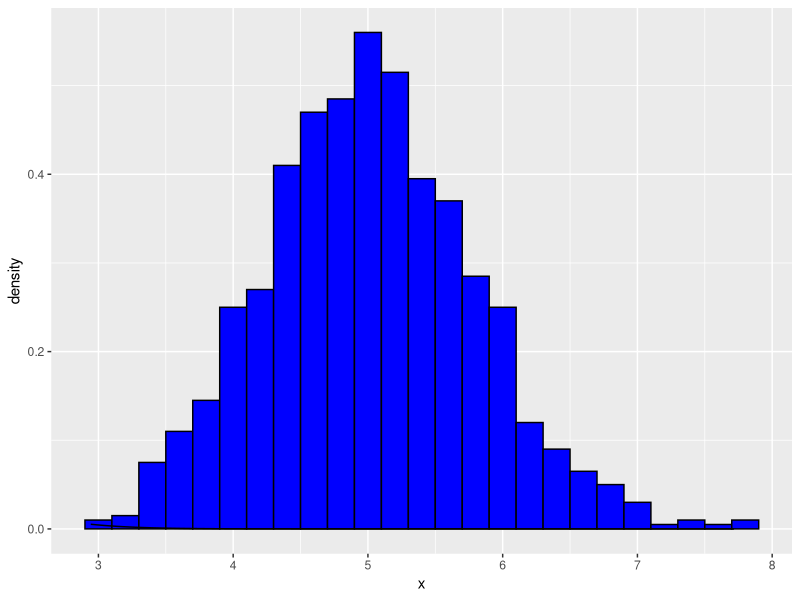

Write R code to recreate this figure.
## ---- chunk 1
lambda = 0.2
n = 40
simnum = 1:1000
set.seed(123)
means <- data.frame(x = sapply(simnum, function(x) {mean(rexp(n, lambda))}))
## ---- chunk 2
### Mean of the simulated data
mean(means$x)
## ---- chunk 3
### Expected mean
(1/lambda)
## ---- chunk 4
### Standard deviation of the simulated data
sd(means$x)
## ---- chunk 5
### Expected standard deviation
(1/lambda)/sqrt(40)
## ---- chunk 6
### Variance of the simulationed data:
var(means$x)
## ---- chunk 7
### Variance expected
((1/lambda)/sqrt(40))^2
## ---- chunk 8
library(ggplot2)
ggplot(data = means, aes(x = x)) + 
    geom_histogram(aes(y=..density..), fill = I('blue'), 
                  binwidth = 0.20, color = I('black')) +
    stat_function(fun = dnorm, arg = list(mean = 5, sd = sd(means$x)))	      
## ---- chunk 9
mean(means$x) + c(-1,1)*1.96*sd(means$x)/sqrt(nrow(means))
